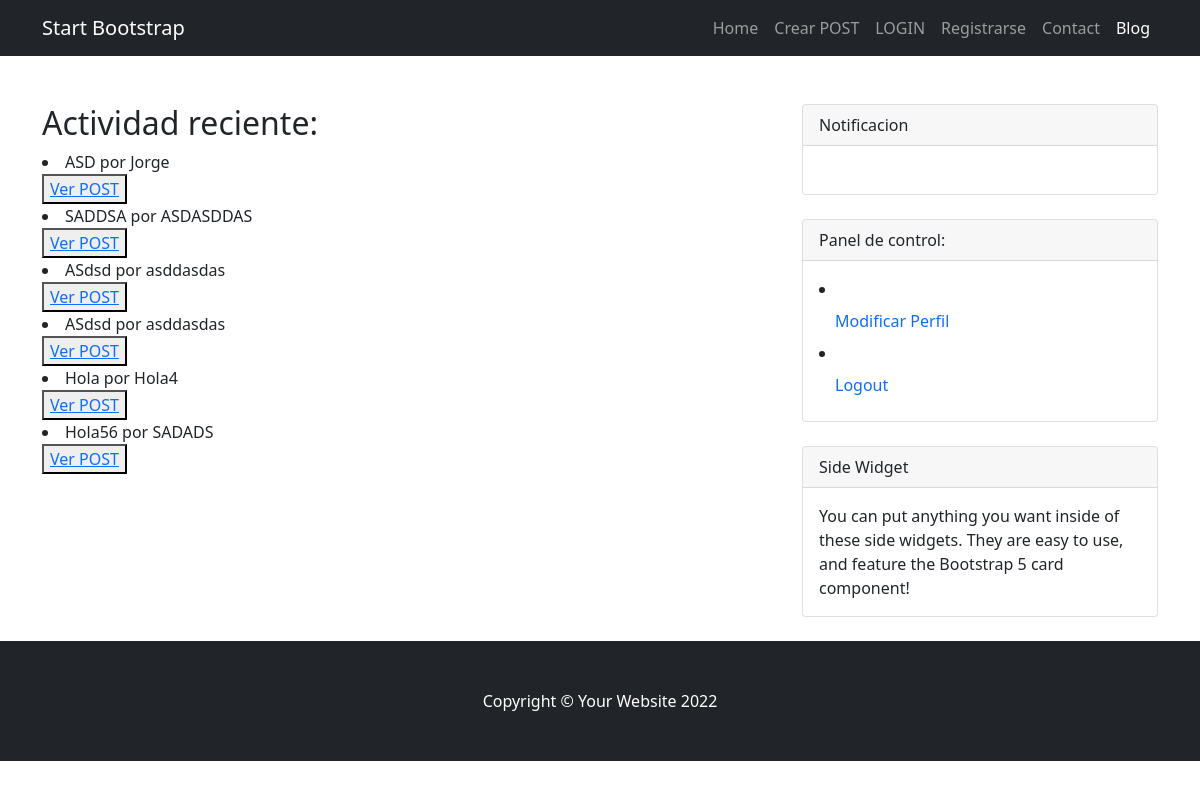
The page /Blog/ on the database its author committed.
### Blog/models.py (models this page shows)
class POSTEO(models.Model):
    Titulo= models.CharField(max_length=30)
    Subtitulo= models.CharField(max_length=30)
    Cuerpo= RichTextField()
    Autor=models.CharField(max_length=30)
    Born=models.DateField(blank=True, null=True)
    def __str__(self):
        return f'{self.Titulo} por {self.Autor}'

### Blog/views.py (the view)
# urls.py: path('', views.Inicio, name="Inicio"),
def Inicio(request):
    POSTEOS = POSTEO.objects.all
    return render(request, 'Blog/inicio.html', {"POSTEOS":POSTEOS})

### Blog/templates/Blog/Inicio.html (shortened to what this page needs)
{% extends "Blog/index.html" %}
{% load static %}
{% block Contenido %}
<h2>Actividad reciente:</h2>
{% for p in POSTEOS %}
<li>{{p}}</li>
<button><a href="{% url 'verp' p.Titulo %}">Ver POST</a></button>
{% endfor %}
{% endblock %}

### rows shown on the page
POSTEO: Titulo+Autor "ASD por Jorge"
POSTEO: Titulo+Autor "SADDSA por ASDASDDAS"
POSTEO: Titulo+Autor "ASdsd por asddasdas"
POSTEO: Titulo+Autor "ASdsd por asddasdas"
POSTEO: Titulo+Autor "Hola por Hola4"
POSTEO: Titulo+Autor "Hola56 por SADADS"
